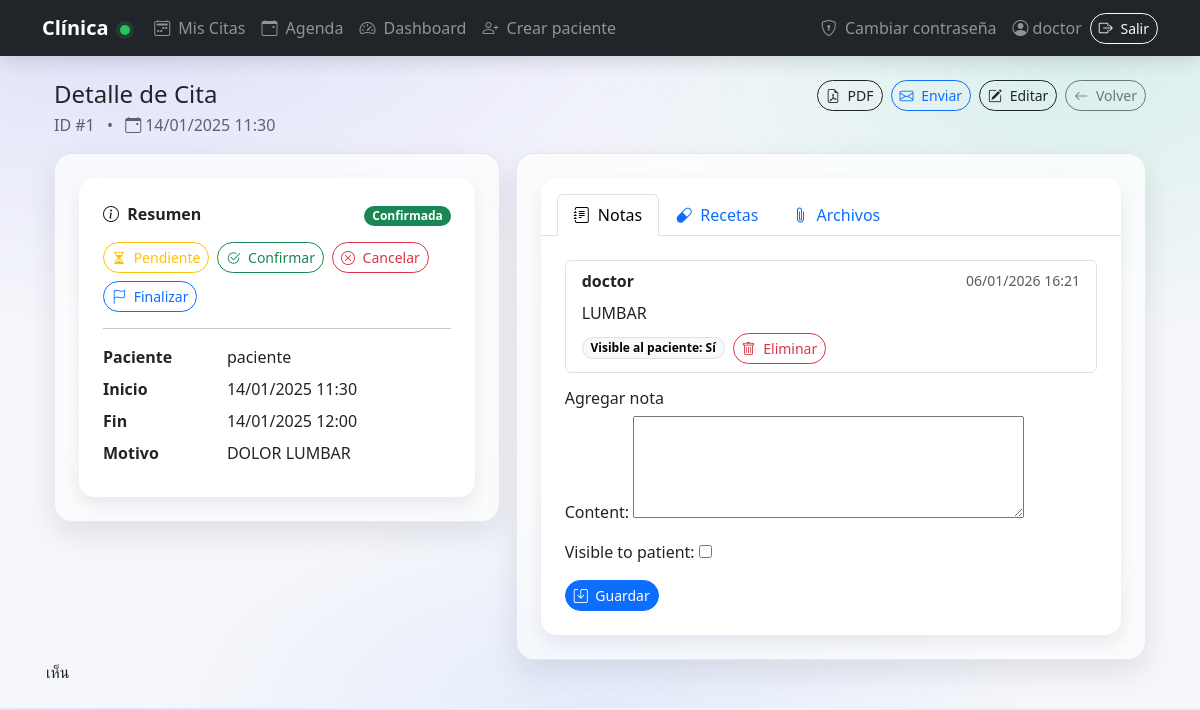
Page /appointments/1/ (signed in) on the committed database.
### appointments/models.py (models this page shows, shortened)
class Appointment(models.Model):
    STATUS_CHOICES = [
        ("PENDING", "Pendiente"),
        ("CONFIRMED", "Confirmada"),
        ("CANCELLED", "Cancelada"),
        ("DONE", "Finalizada"),
    ]
    patient = models.ForeignKey(Patient, on_delete=models.PROTECT, related_name="appointments")
    doctor = models.ForeignKey(settings.AUTH_USER_MODEL, on_delete=models.PROTECT, related_name="doctor_appointments")
    start_time = models.DateTimeField()
    end_time = models.DateTimeField()
    reason = models.CharField(max_length=255, blank=True)
    status = models.CharField(max_length=20, choices=STATUS_CHOICES, default="PENDING")
    created_at = models.DateTimeField(auto_now_add=True)
    class Meta:
        ordering = ["-start_time"]

### patients/models.py (models this page shows)
class Patient(models.Model):
    user = models.OneToOneField(
        settings.AUTH_USER_MODEL,
        on_delete=models.CASCADE,
        related_name="patient_profile"
    )
    phone = models.CharField(max_length=20, blank=True)
    birth_date = models.DateField(null=True, blank=True)
    address = models.TextField(blank=True)
    created_at = models.DateTimeField(auto_now_add=True)
    def __str__(self):
        return self.user.get_full_name() or self.user.username

### notes/models.py (models this page shows, shortened)
class ClinicalNote(models.Model):
    appointment = models.ForeignKey(Appointment, on_delete=models.CASCADE, related_name="notes")
    author = models.ForeignKey(settings.AUTH_USER_MODEL, on_delete=models.PROTECT)
    content = models.TextField()
    visible_to_patient = models.BooleanField(default=False)
    created_at = models.DateTimeField(auto_now_add=True)
    class Meta:
        ordering = ["-created_at"]

### appointments/views.py (the view, shortened to what this page needs)
# urls.py: path("<int:pk>/", views.appointment_detail, name="appointment_detail"),
@login_required
def appointment_detail(request, pk):
    appointment = get_object_or_404(Appointment, pk=pk)
    is_patient = _is_patient(request.user)
    if is_patient and appointment.patient.user_id != request.user.id:
        messages.error(request, "No tienes permiso para ver esta cita.")
        return redirect("my_appointments")
    notes_qs = appointment.notes.all()
    prescriptions = appointment.prescriptions.all()
    files = appointment.files.all()
    form = None
    prescription_form = None
    file_form = None
    if not is_patient:
        if appointment.doctor_id != request.user.id:
            messages.error(request, "No tienes permiso para ver esta cita.")
            return redirect("doctor_agenda")
        form = ClinicalNoteForm()
        prescription_form = PrescriptionForm()
        file_form = AppointmentFileForm()
    if is_patient:
        notes_qs = notes_qs.filter(visible_to_patient=True)
    return render(
        request,
        "appointments/appointment_detail.html",
        {
            "appointment": appointment,
            "is_patient": is_patient,
            "notes": notes_qs,
            "form": form,
            "prescriptions": prescriptions,
            "files": files,
            "prescription_form": prescription_form,
            "file_form": file_form,
        },
    )

### notes/forms.py
class ClinicalNoteForm(forms.ModelForm):
    class Meta:
        model = ClinicalNote
        fields = ["content", "visible_to_patient"]
        widgets = {
            "content": forms.Textarea(attrs={"rows": 4}),
        }

### prescriptions/forms.py
class PrescriptionForm(forms.ModelForm):
    class Meta:
        model = Prescription
        fields = ["medication", "dosage", "frequency", "duration", "notes"]

### accounts/templatetags/user_extras.py (called while the page is built)
@register.filter
def has_patient_profile(user):
    return hasattr(user, "patient_profile")

### appointments/views.py (called while the page is built)
def _is_patient(user) -> bool:
    return hasattr(user, "patient_profile")

### appointments/templates/appointments/appointment_detail.html (shortened to what this page needs)
{% extends "base.html" %}
{% block content %}
<div class="container">
  <div class="d-flex align-items-start justify-content-between mb-3 flex-wrap gap-2">
    <div>
      <h1 class="h4 mb-1">Detalle de Cita</h1>
      <div class="muted">
        <span class="me-2">ID #{{ appointment.id }}</span>
        <span class="me-2">•</span>
        <span><i class="bi bi-calendar-event me-1"></i>{{ appointment.start_time|date:"d/m/Y H:i" }}</span>
      </div>
    </div>
    <div class="d-flex flex-wrap gap-2 align-items-center">
      {% if prescriptions %}
        <a class="btn btn-outline-dark btn-sm btn-pill"
           href="{% url 'appointment_prescriptions_pdf' appointment.id %}">
          <i class="bi bi-file-earmark-pdf me-1"></i> PDF
        </a>
      {% endif %}
      {% if not is_patient and prescriptions %}
        <form method="post" action="{% url 'appointment_prescriptions_email' appointment.id %}" class="m-0">
          <button class="btn btn-outline-primary btn-sm btn-pill" type="submit">
            <i class="bi bi-envelope me-1"></i> Enviar
          </button>
        </form>
      {% endif %}
      {% if not is_patient %}
        <a class="btn btn-outline-dark btn-sm btn-pill" href="{% url 'appointment_edit' appointment.id %}">
          <i class="bi bi-pencil-square me-1"></i> Editar
        </a>
      {% endif %}
      <a class="btn btn-outline-secondary btn-sm btn-pill" href="javascript:history.back()">
        <i class="bi bi-arrow-left me-1"></i> Volver
      </a>
    </div>
  </div>
  <div class="row g-3">
    <div class="col-lg-5">
      <div class="panel-glass p-3 p-md-4">
        <div class="card card-soft border-0">
          <div class="card-body p-4">
            <div class="d-flex align-items-center justify-content-between flex-wrap gap-2 mb-3">
              <div class="fw-semibold"><i class="bi bi-info-circle me-1"></i> Resumen</div>
              <div>
                {% if appointment.status == "CONFIRMED" %}
                  <span class="badge bg-success">Confirmada</span>
                {% elif appointment.status == "PENDING" %}
                  <span class="badge bg-warning text-dark">Pendiente</span>
                {% elif appointment.status == "CANCELLED" %}
                  <span class="badge bg-danger">Cancelada</span>
                {% elif appointment.status == "DONE" %}
                  <span class="badge bg-primary">Finalizada</span>
                {% else %}
                  <span class="badge text-bg-light border">{{ appointment.status }}</span>
                {% endif %}
              </div>
            </div>
            {% if not is_patient %}
              <div class="d-flex flex-wrap gap-2 mb-3">
                <form method="post" action="{% url 'appointment_set_status' appointment.id 'PENDING' %}" class="m-0">
                  <button type="submit" class="btn btn-outline-warning btn-sm btn-pill">
                    <i class="bi bi-hourglass-split me-1"></i> Pendiente
                  </button>
                </form>
                <form method="post" action="{% url 'appointment_set_status' appointment.id 'CONFIRMED' %}" class="m-0">
                  <button type="submit" class="btn btn-outline-success btn-sm btn-pill">
                    <i class="bi bi-check2-circle me-1"></i> Confirmar
                  </button>
                </form>
                <form method="post" action="{% url 'appointment_set_status' appointment.id 'CANCELLED' %}" class="m-0">
                  <button type="submit" class="btn btn-outline-danger btn-sm btn-pill">
                    <i class="bi bi-x-circle me-1"></i> Cancelar
                  </button>
                </form>
                <form method="post" action="{% url 'appointment_set_status' appointment.id 'DONE' %}" class="m-0">
                  <button type="submit" class="btn btn-outline-primary btn-sm btn-pill">
                    <i class="bi bi-flag me-1"></i> Finalizar
                  </button>
                </form>
              </div>
            {% endif %}
            <hr>
            <dl class="row mb-0">
              <dt class="col-sm-4">Paciente</dt>
              <dd class="col-sm-8">{{ appointment.patient|default:"—" }}</dd>
              <dt class="col-sm-4">Inicio</dt>
              <dd class="col-sm-8">{{ appointment.start_time|date:"d/m/Y H:i" }}</dd>
              <dt class="col-sm-4">Fin</dt>
              <dd class="col-sm-8">{{ appointment.end_time|date:"d/m/Y H:i" }}</dd>
              <dt class="col-sm-4">Motivo</dt>
              <dd class="col-sm-8">{{ appointment.reason|default:"—" }}</dd>
            </dl>
          </div>
        </div>
      </div>
    </div>
    <div class="col-lg-7">
      <div class="panel-glass p-3 p-md-4">
        <div class="card card-soft border-0">
          <div class="card-body p-0">
            <ul class="nav nav-tabs px-3 pt-3" role="tablist">
              <li class="nav-item" role="presentation">
                <button class="nav-link active" data-bs-toggle="tab" data-bs-target="#tab-notas" type="button" role="tab">
                  <i class="bi bi-journal-text me-1"></i> Notas
                </button>
              </li>
              <li class="nav-item" role="presentation">
                <button class="nav-link" data-bs-toggle="tab" data-bs-target="#tab-recetas" type="button" role="tab">
                  <i class="bi bi-capsule me-1"></i> Recetas
                </button>
              </li>
              <li class="nav-item" role="presentation">
                <button class="nav-link" data-bs-toggle="tab" data-bs-target="#tab-archivos" type="button" role="tab">
                  <i class="bi bi-paperclip me-1"></i> Archivos
                </button>
              </li>
            </ul>
            <div class="tab-content p-4">
              <div class="tab-pane fade show active" id="tab-notas" role="tabpanel">
                {% if notes %}
                  <div class="list-group mb-3">
                    {% for n in notes %}
                      <div class="list-group-item">
                        <div class="d-flex justify-content-between align-items-center flex-wrap gap-2">
                          <strong>{{ n.author|default:"—" }}</strong>
                          <span class="text-muted small">{{ n.created_at|date:"d/m/Y H:i" }}</span>
                        </div>
                        <div class="mt-2">{{ n.content }}</div>
                        <div class="mt-2 d-flex flex-wrap gap-2 align-items-center">
                          <span class="badge text-bg-light border">
                            Visible al paciente: {{ n.visible_to_patient|yesno:"Sí,No" }}
                          </span>
                          {% if not is_patient %}
                            <form method="post"
                                  action="{% url 'clinical_note_delete' appointment.id n.id %}"
                                  class="m-0"
                                  onsubmit="return confirm('¿Eliminar esta nota clínica?');">
                              <button class="btn btn-outline-danger btn-sm btn-pill" type="submit">
                                <i class="bi bi-trash me-1"></i> Eliminar
                              </button>
                            </form>
                          {% endif %}
                        </div>
                      </div>
                    {% endfor %}
                  </div>
                {% else %}
                  <p class="text-muted mb-3">No hay notas aún.</p>
                {% endif %}
                {% if form %}
                  <h3 class="h6 mt-3">Agregar nota</h3>
                  <form method="post">
                    {{ form.as_p }}
                    <button class="btn btn-primary btn-sm btn-pill" type="submit" name="save_note">
                      <i class="bi bi-save me-1"></i> Guardar
                    </button>
                  </form>
                {% endif %}
              </div>
            </div>
          </div>
        </div>
      </div>
    </div>
เห็น
  </div>
</div>
{% endblock %}

### templates/base.html (shortened to what this page needs)
{% load user_extras %}
<!doctype html>
<html lang="es">
  <head>
    <link href="https://cdn.jsdelivr.net/npm/bootstrap@5.3.3/dist/css/bootstrap.min.css" rel="stylesheet">
    <link href="https://cdn.jsdelivr.net/npm/bootstrap-icons@1.11.3/font/bootstrap-icons.min.css" rel="stylesheet">
  </head>
  <body>
    <nav class="navbar navbar-expand-lg navbar-dark bg-dark">
      <div class="container">
        <a class="navbar-brand fw-semibold" href="{% url 'home' %}">
          Clínica <span class="brand-dot"></span>
        </a>
        <div class="collapse navbar-collapse" id="nav">
          <ul class="navbar-nav me-auto">
            {% if user.is_authenticated %}
              <li class="nav-item">
                <a class="nav-link" href="{% url 'my_appointments' %}">
                  <i class="bi bi-calendar2-week me-1"></i> Mis Citas
                </a>
              </li>
              {% if not user|has_patient_profile %}
                <li class="nav-item">
                  <a class="nav-link" href="{% url 'doctor_agenda' %}">
                    <i class="bi bi-calendar-event me-1"></i> Agenda
                  </a>
                </li>
                <li class="nav-item">
                  <a class="nav-link" href="{% url 'doctor_dashboard' %}">
                    <i class="bi bi-speedometer2 me-1"></i> Dashboard
                  </a>
                </li>
                <li class="nav-item">
                  <a class="nav-link" href="{% url 'patient_create' %}">
                    <i class="bi bi-person-plus me-1"></i> Crear paciente
                  </a>
                </li>
              {% else %}
                <li class="nav-item">
                  <a class="nav-link" href="{% url 'patient_history' %}">
                    <i class="bi bi-clock-history me-1"></i> Historial
                  </a>
                </li>
              {% endif %}
            {% endif %}
          </ul>
          <ul class="navbar-nav ms-auto align-items-lg-center gap-lg-2">
            {% if user.is_authenticated %}
              <li class="nav-item">
                <a class="nav-link" href="{% url 'password_change' %}">
                  <i class="bi bi-shield-lock me-1"></i> Cambiar contraseña
                </a>
              </li>
              <li class="nav-item">
                <span class="navbar-text text-white-50">
                  <i class="bi bi-person-circle me-1"></i>{{ user.username }}
                </span>
              </li>
              <li class="nav-item">
                <form method="post" action="{% url 'logout' %}" class="m-0">
                  <button class="btn btn-outline-light btn-sm btn-pill" type="submit">
                    <i class="bi bi-box-arrow-right me-1"></i> Salir
                  </button>
                </form>
              </li>
            {% else %}
              <li class="nav-item">
                <a class="nav-link link-muted" href="{% url 'login' %}">
                  <i class="bi bi-box-arrow-in-right me-1"></i> Entrar
                </a>
              </li>
            {% endif %}
          </ul>
        </div>
      </div>
    </nav>
    <main class="container py-4">
      {% block content %}{% endblock %}
    </main>
  </body>
</html>

### templates/base.html (style rules this page uses)
:root { --glass: rgba(255,255,255,.72); --glass2: rgba(255,255,255,.52); --stroke: rgba(17,24,39,.08); --shadow: 0 12px 30px rgba(17,24,39,.10); --shadow2: 0 8px 18px rgba(17,24,39,.08); }
body { background: radial-gradient(1200px 600px at 10% 0%, rgba(99,102,241,.16), transparent 55%), radial-gradient(900px 500px at 90% 10%, rgba(16,185,129,.12), transparent 55%), radial-gradient(800px 400px at 50% 100%, rgba(59,130,246,.10), transparent 55%), #f6f7fb; }
.navbar { box-shadow: 0 6px 18px rgba(0,0,0,.12); }
.navbar .nav-link { opacity:.92; }
.brand-dot { width:10px; height:10px; border-radius:999px; background:#22c55e; display:inline-block; margin-left:.4rem; box-shadow:0 0 0 4px rgba(34,197,94,.15); }
.muted { color: rgba(17,24,39,.65); }
.panel-glass { background: linear-gradient(180deg, var(--glass), var(--glass2)); border: 1px solid var(--stroke); border-radius: 18px; box-shadow: var(--shadow); backdrop-filter: blur(10px); }
.card-soft { border-radius: 16px; box-shadow: var(--shadow2); }
.btn-pill { border-radius: 999px; }
.badge { border-radius: 999px; }

### rows in the picture
Appointment: id "1", start_time "14/01/2025 11:30", patient "paciente", end_time "14/01/2025 12:00", reason "DOLOR LUMBAR"
ClinicalNote: author "doctor", created_at "06/01/2026 16:21", content "LUMBAR", visible_to_patient "Sí"

### other values in the picture
{{ user.username }} "doctor"
